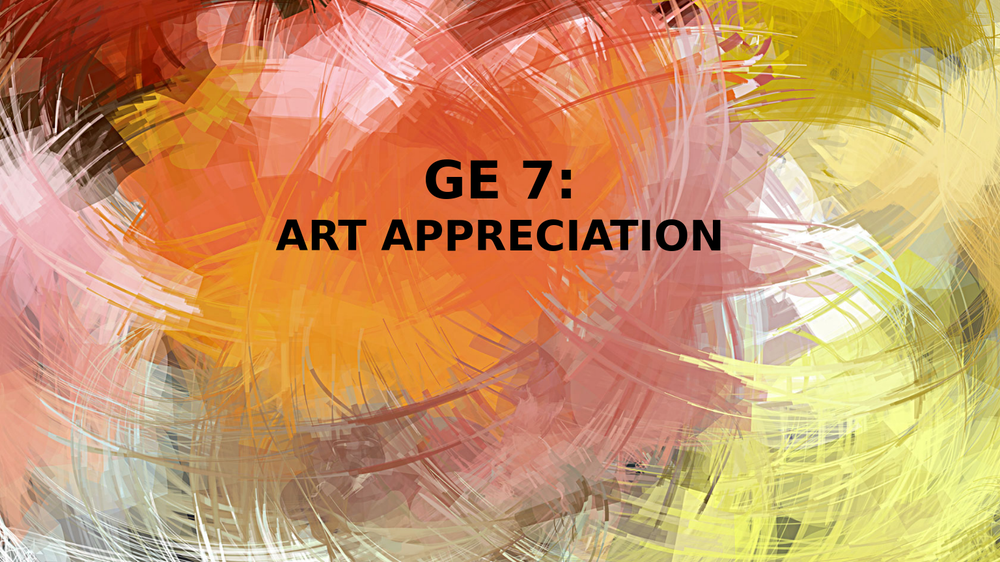
#> input picture playground/data/art_photos_slide_1/init/render.png, 1000 x 562 px, shrunk from 1536 x 864 before the run, given in place of image_0.jpg, which was not available
$ python code.py
#> lines starting #> are read from the running program, lines starting #| are printed output that depends on the picture; pictures that were not available may be replaced by others from this repository, and a replacement may not be noted
from pptx import Presentation
from pptx.util import Inches, Pt
from pptx.dml.color import RGBColor
from PIL import Image, ImageEnhance

# Open the image using PIL
image_path = "../../media/image_0.jpg"
image = Image.open(image_path)
#> image is the input picture: PIL image 1000x562 RGBA; mean R, G, B, A 204.2, 152.2, 104.3, 255

# Increase saturation and contrast
enhancer = ImageEnhance.Color(image)
image = enhancer.enhance(1.5)  # Increase saturation
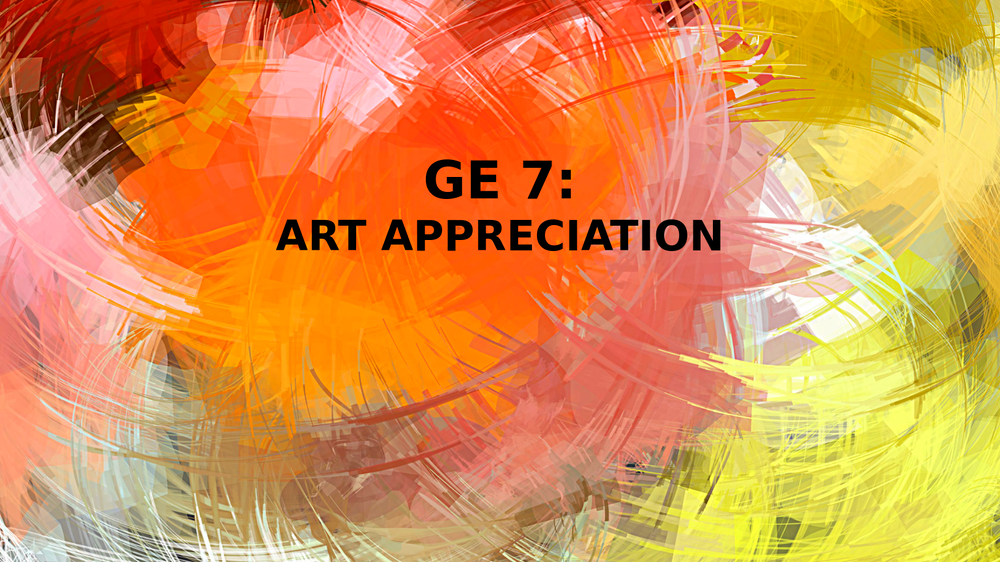
#> image: PIL image 1000x562 RGBA; mean R, G, B, A 221.4, 146.9, 78.2, 255

enhancer = ImageEnhance.Contrast(image)
image = enhancer.enhance(1.5)  # Increase contrast
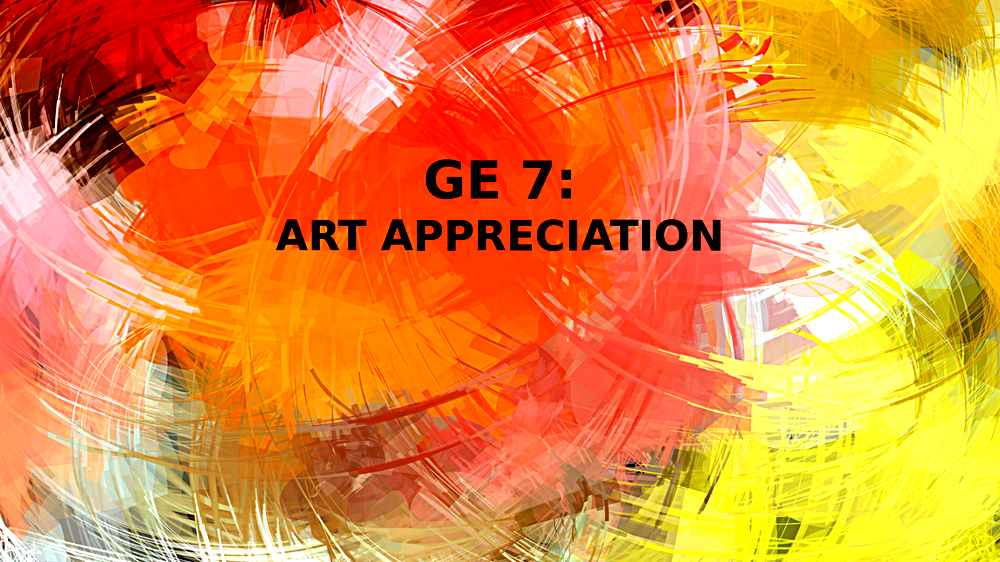
#> image: PIL image 1000x562 RGBA; mean R, G, B, A 231.9, 139.4, 59.4, 255

# Save the modified image to a temporary file
enhanced_image_path = "../../media/enhanced_image_0.jpg"
image.save(enhanced_image_path)

#> (the run stopped early here; a loop or call above may not have finished)
